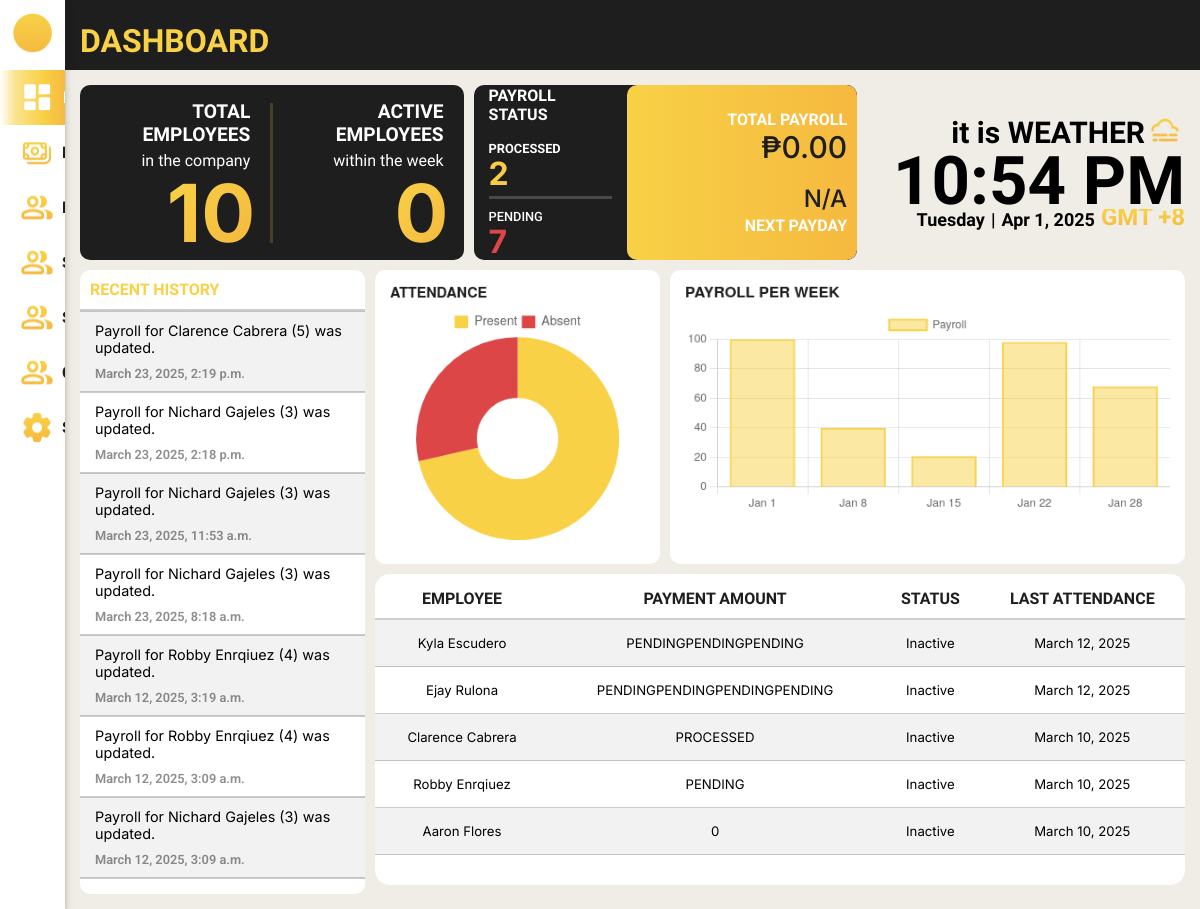
The app's page /payroll_system/dashboard/ (signed in), older data.
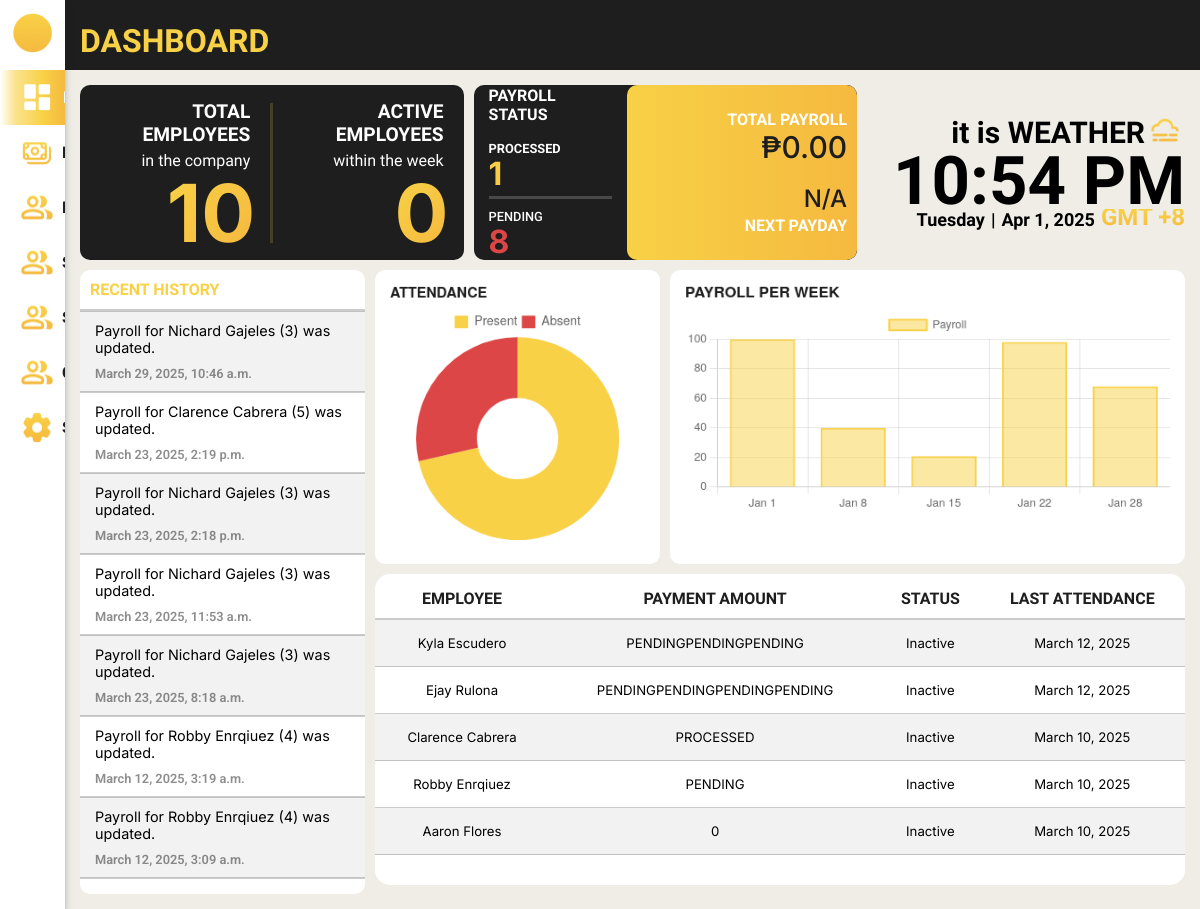
The same page, newer data.
### payroll_system/models.py (models this page shows, shortened)
class History(models.Model):
    history_id = models.AutoField(primary_key=True)
    description = models.CharField(max_length=255, null=False)
    date_time = models.DateTimeField(default=timezone.now, null=False)

class Employee(models.Model):
    class Gender(models.TextChoices):
        MALE = 'Male', _('Male')
        FEMALE = 'Female', _('Female')
        OTHERS = 'Others', _('Others')
    class HighestEducation(models.TextChoices):
        GRADESCHOOL = 'Grade School', _('Grade School')
        HIGHSCHOOL = 'High School', _('High School')
        BACHELORS_DEGREE = 'Bachelor\'s Degree', _('Bachelor\'s Degree')
        VOCATIONAL_EDUCATION = 'Vocational Education', _('Vocational Education')
        MASTERS_DEGREE = 'Master\'s Degree', _('Master\'s Degree')
    class EmployeeStatus(models.TextChoices):
        FULLTIME = 'Full Time', _('Full Time')
        PARTTIME = 'Part Time', _('Part Time')
    class ActiveStatus(models.TextChoices):
        ACTIVE = 'Active', _('Active')
        INACTIVE = 'Inactive', _('Inactive')
    employee_id = models.AutoField(primary_key=True)
    first_name = models.CharField(max_length=100, null=False)
    middle_name = models.CharField(max_length=100, null=True, blank=True)
    last_name = models.CharField(max_length=100, null=False)
    gender = models.CharField(max_length=6, choices=Gender.choices, null=False)
    date_of_birth = models.DateField(null=True)
    contact_number = models.CharField(max_length=15, null=True)
    emergency_contact = models.CharField(max_length=15, null=True)
    region = models.ForeignKey(Region, on_delete=models.SET_NULL, null=True, related_name='employees')
    province = models.ForeignKey(Province, on_delete=models.SET_NULL, null=True, related_name='employees')
    municipality = models.ForeignKey(Municipality, on_delete=models.SET_NULL, null=True, related_name='employees')
    barangay = models.ForeignKey(Barangay, on_delete=models.SET_NULL, null=True, related_name='employees')
    highest_education = models.CharField(max_length=20, choices=HighestEducation.choices, null=True)
    work_experience = models.CharField(max_length=2083, null=True)
    date_of_employment = models.DateField(default=timezone.now)
    days_worked = models.IntegerField(default=0, null=False)
    employee_status = models.CharField(max_length=9, choices=EmployeeStatus.choices, null=True)
    active_status = models.CharField(max_length=8, choices=ActiveStatus.choices, default=ActiveStatus.ACTIVE)
    absences = models.IntegerField(default=0, null=False)
    employee_image = models.ImageField(null=True, blank=True, upload_to='images/')

### payroll_system/views.py (the view)
# urls.py: path('dashboard/', views.dashboard, name='dashboard'),
@login_required
def dashboard(request):
    latest_attendance_subquery = (
        Attendance.objects
        .filter(employee_id_fk=OuterRef('pk'))
        .order_by('-date')
        .values('date')[:1]
    )
    latest_payroll_subquery = (
        Payroll.objects
        .filter(employee_id_fk=OuterRef('pk'))
        .order_by('-payment_date')
        .values('rate')[:1]
    )
    total_employees = Employee.objects.count()
    today = now().date()
    start_of_week = today - timedelta(days=today.weekday())  # Get Monday of current week
    end_of_week = start_of_week + timedelta(days=6)  # Get Sunday of current week
    active_employees_per_day = (
        Attendance.objects.filter(date__range=[start_of_week, end_of_week])
        .values('date')
        .annotate(active_count=Count('employee_id_fk', distinct=True))
    )
    total_active_counts = sum(day['active_count'] for day in active_employees_per_day)
    days_counted = len(active_employees_per_day) or 1  # Avoid division by zero
    avg_active_employees = total_active_counts / days_counted
    latest_payroll_subquery = (
    Payroll.objects.filter(employee_id_fk=OuterRef('pk'))
    .order_by('-payment_date')
    .values('payroll_status')[:1]
    )
    employees_with_latest_payroll = Employee.objects.annotate(
    latest_payroll_status=Subquery(latest_payroll_subquery)
    )
    processed_payroll_count = employees_with_latest_payroll.filter(latest_payroll_status='PROCESSED').count()
    pending_payroll_count = employees_with_latest_payroll.filter(latest_payroll_status='PENDING').count()
    total_payroll = Payroll.objects.filter(payroll_status='PROCESSED').aggregate(Sum('salary'))['salary__sum']
    if total_payroll is None:
        total_payroll = "No total payroll yet"
    today = now().date()
    next_payday = Payroll.objects.filter(payment_date__gt=today).aggregate(Min('payment_date'))['payment_date__min']
    recent_employees = (
        Employee.objects
        .annotate(
            latest_attendance_date=Subquery(latest_attendance_subquery),
            latest_payroll=Subquery(latest_payroll_subquery)
        )
        .order_by('-latest_attendance_date', 'last_name')[:5] # Order by most recent attendance date
    )
    histories = History.objects.order_by('-date_time')[:7]
    for employee in recent_employees:
        employee.total_payment = (employee.latest_payroll or 0) * employee.attendances.count()
    context = {
        'histories': histories,
        'employees': recent_employees,
        'total_employees': total_employees,
        'avg_active_employees': round(avg_active_employees),
        'processed_payroll_count': processed_payroll_count,
        'pending_payroll_count': pending_payroll_count,
        'total_payroll': total_payroll,
        'next_payday': next_payday,
    }
    return render(request, 'payroll_system/dashboard.html', context)

### payroll_system/templates/payroll_system/dashboard.html (shortened to what the changed rows need)
{% load static %}
<!DOCTYPE html>
<html lang="en">
<head>
    <link rel="stylesheet" href="{% static 'css/template.css' %}">
    <link rel="stylesheet" href="{% static 'css/dashboard.css' %}">
</head>
<body>
    <div class="body">
        <header>
            <h1>DASHBOARD</h1>
        </header>
        <div class="system_content">
            <div class="container">
                <div class="total_emp">
                    <div class="emp_statistics">
                        <div class="content">
                            <div class="title">
                                <h2>TOTAL EMPLOYEES</h2>
                            </div>
                        </div>
                        <div class="content">
                            <div class="title">
                                <h2>ACTIVE EMPLOYEES</h2>
                            </div>
                        </div>
                    </div>
                </div>
                <div class="payroll_stats">
                    <div class="content1">
                        <h1 class="payroll_status">PAYROLL STATUS</h1>
                        <div class="processed">
                            <h2>PROCESSED</h2>
                            <p>{{ processed_payroll_count }}</p>
                        </div>
                        <div class="pending">
                            <h2>PENDING</h2>
                            <p>{{ pending_payroll_count }}</p>
                        </div>
                    </div>
                    <div class="content2">
                        <div class="total_payroll">
                            <h1>{% if total_payroll == "No total payroll yet" %} No total payroll yet {% else %} ₱{{ total_payroll|floatformat:2 }} {% endif %}</h1>
                        </div>
                        <div class="next_payday">
                            <h1>{{ next_payday|default:"N/A" }}</h1>
                        </div>
                    </div>
                </div>
                <div class="time">
                    <div class="top_content">
                        <div class="number_time"><h1 id="philippines-time"></h1></div>
                    </div>
                    <div class="bottom_content">
                        <h1>GMT +8</h1>
                    </div>
                </div>
                <div class="table">
                    <table class="table-1">
                        <th style="font-weight: bold;">RECENT HISTORY</th>
                        {% for history in histories %}
                        <tr>
                            <td>
                                <p class="history">{{ history.description }}</p>
                                <p class="history_time">{{ history.date_time }}</p>
                            </td>
                        </tr>
                        {% empty %}
                        <tr>
                            <td>
                                <p>No logs found.</p>
                            </td>
                        </tr>
                        {% endfor %}
                    </table>
                </div>
                <script>
                    const donutChart = document.getElementById('donut');
                    const donutLabels = ["Present", "Absent"];
                    const donutData = [100, 40];
                    const donutColor = ["#F8D146","#DC4646"];
                    const attendance = new Chart(donutChart, {
                        type: "doughnut",
                        data: {
                            labels: donutLabels,
                            datasets: [{
                                backgroundColor: donutColor,
                                data: donutData,
                                borderWidth: 0
                            }],
                        },
                        options: {
                            responsive: true,
                            cutout: "40%",
                            layout: {
                                padding: 0
                            },
                            plugins: {
                                legend: {
                                    labels: {
                                        boxWidth: 15,
                                        padding: 5,
                                        font: {
                                            size: 14
                                        }
                                    }
                                },
                                title: {
                                    display: true,
                                    text: "ATTENDANCE",
                                    color: "#1E1E1E",
                                    align: 'start',
                                    padding: {
                                        top: 0,
                                        bottom: 10
                                    },
                                    font: {
                                        size: 16
                                    }
                                }
                            }
                        }
                    });
                </script>
                <script>
                    const barChart = document.getElementById('bar');
                    const barLabels = ["Jan 1", "Jan 8", "Jan 15", "Jan 22", "Jan 28"];
                    const barData = [100, 40, 21, 98, 68];
                    const barColor = ["#F8D14680"];
                    const payroll_chart = new Chart(barChart, {
                        type: "bar",
                        data: {
                            labels: barLabels,
                            datasets: [{
                                label: "Payroll",
                                backgroundColor: barColor,
                                borderColor: ["#F8D146"],
                                data: barData,
                                borderWidth: 2
                            }],
                        },
                        options: {
                            responsive: true,
                            layout: {
                                padding: 0
                            },
                            plugins: {
                                title: {
                                    display: true,
                                    text: "PAYROLL PER WEEK",
                                    color: "#1E1E1E",
                                    align: 'start',
                                    padding: {
                                        top: 0,
                                        bottom: 10
                                    },
                                    font: {
                                        size: 16
                                    }
                                }
                            }
                        }
                    });
                </script>
                <div class="table2">
                    <table class="table-2">
                        <th style="color: #1E1E1E;">EMPLOYEE</th>
                        <th style="color: #1E1E1E;">PAYMENT AMOUNT</th>
                        <th style="color: #1E1E1E;">STATUS</th>
                        <th style="color: #1E1E1E;">LAST ATTENDANCE</th>
                        {% for employee in employees %}
                        <tr>
                            <td>{{ employee.first_name }} {{ employee.last_name }}</td>
                            <td>{{ employee.total_payment }}</td>
                            <td>
                                {% if employee.active_status == "Active" %}
                                    Active
                                {% else %}
                                    Inactive
                                {% endif %}
                            </td>
                            <td>
                                {% if employee.latest_attendance_date %}
                                        {{ employee.latest_attendance_date }}
                                {% else %}
                                    No Attendance Data
                                {% endif %}
                            </td>
                        </tr>
                        {% empty %}
                        <tr>
                            <td colspan="4">No employees found.</td>
                        </tr>
                        {% endfor %}
                    </table>
                </div>
            </div>
        </div>
    </div>
</body>
</html>

Row changes from the older to the newer data that the page shows:
no longer on this page (row unchanged): History: description "Payroll for Nichard Gajeles (3) was updated.", date_time "March 12, 2025, 3:09 a.m."
added History: description "Payroll for Nichard Gajeles (3) was updated.", date_time "March 29, 2025, 10:46 a.m."
Text that changed along with them:
{{ processed_payroll_count }}: "2" → "1"
{{ pending_payroll_count }}: "7" → "8"
